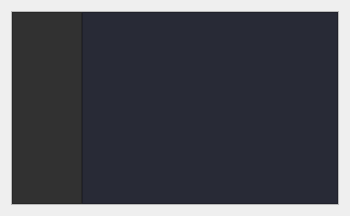
         <widget class="QWidget" name="tabFunc">
          <attribute name="title">
           <string>Function</string>
          </attribute>
          <layout class="QVBoxLayout" name="verticalLayout_10">
           <item>
            <widget class="QFrame" name="frame_3">
             <property name="frameShape">
              <enum>QFrame::StyledPanel</enum>
             </property>
             <property name="frameShadow">
              <enum>QFrame::Raised</enum>
             </property>
             <layout class="QHBoxLayout" name="horizontalLayout_3">
              <property name="spacing">
               <number>0</number>
              </property>
              <property name="leftMargin">
               <number>0</number>
              </property>
              <property name="topMargin">
               <number>0</number>
              </property>
              <property name="rightMargin">
               <number>0</number>
              </property>
              <property name="bottomMargin">
               <number>0</number>
              </property>
              <item>
               <widget class="QTextEdit" name="textNumFunc">
                <property name="minimumSize">
                 <size>
                  <width>70</width>
                  <height>0</height>
                 </size>
                </property>
                <property name="maximumSize">
                 <size>
                  <width>70</width>
                  <height>16777215</height>
                 </size>
                </property>
                <property name="styleSheet">
                 <string notr="true">background-color: #313131;
color: rgb(255, 255, 255);</string>
                </property>
               </widget>
              </item>
              <item>
               <widget class="QTextEdit" name="txtBoxFunc">
                <property name="styleSheet">
                 <string notr="true">background-color: #282A36;
color: white;</string>
                </property>
               </widget>
              </item>
             </layout>
            </widget>
           </item>
          </layout>
         </widget>
